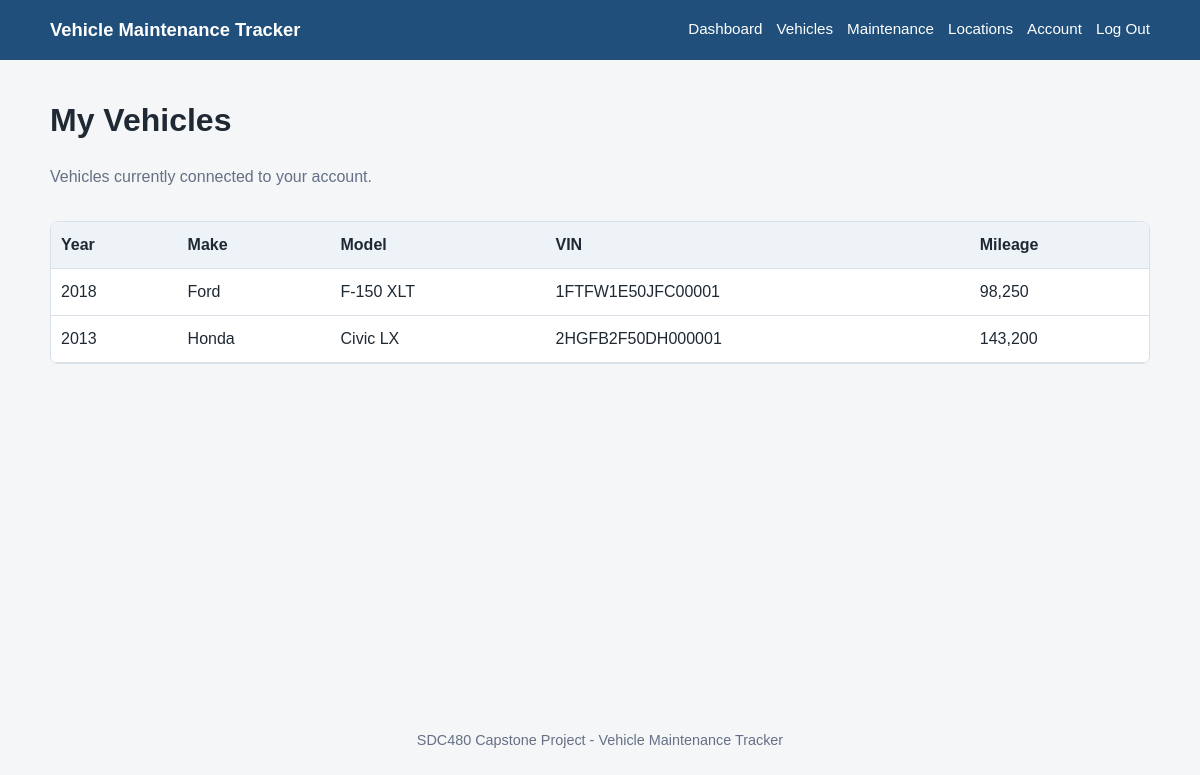
Screenshot of /vehicles.php (signed in) with the database file from the repository.
### tables this page shows
CREATE TABLE vehicles (
    id INT UNSIGNED AUTO_INCREMENT PRIMARY KEY,
    user_id INT UNSIGNED NOT NULL,
    year SMALLINT UNSIGNED NOT NULL,
    make VARCHAR(50) NOT NULL,
    model VARCHAR(50) NOT NULL,
    vin VARCHAR(17) NULL,
    current_mileage INT UNSIGNED NOT NULL DEFAULT 0,
    created_at TIMESTAMP NOT NULL DEFAULT CURRENT_TIMESTAMP,
    CONSTRAINT fk_vehicles_user FOREIGN KEY (user_id) REFERENCES users(id) ON DELETE CASCADE
);

### includes/auth.php (called while the page is built, shortened)
<?php
function e(?string $value): string
{
    return htmlspecialchars($value ?? '', ENT_QUOTES, 'UTF-8');
}

### vehicles.php (the view, shortened to what this page needs)
<?php
require 'includes/auth.php';
require 'config/db.php';
$stmt = $pdo->prepare('SELECT year, make, model, vin, current_mileage FROM vehicles WHERE user_id = ? ORDER BY year DESC, make, model');
$stmt->execute([current_user_id()]);
$vehicles = $stmt->fetchAll();
require 'includes/header.php';
?>
<div class="page-heading"><div><h1>My Vehicles</h1><p class="muted">Vehicles currently connected to your account.</p></div></div>
<div class="table-wrap"><table>
<thead><tr><th>Year</th><th>Make</th><th>Model</th><th>VIN</th><th>Mileage</th></tr></thead>
<tbody>
<?php if (!$vehicles): ?>
<tr><td colspan="5">No vehicles are available yet.</td></tr>
<?php else: foreach ($vehicles as $vehicle): ?>
<tr>
<td><?= e((string)$vehicle['year']) ?></td><td><?= e($vehicle['make']) ?></td><td><?= e($vehicle['model']) ?></td><td><?= e($vehicle['vin']) ?></td><td><?= number_format((int)$vehicle['current_mileage']) ?></td>
</tr>
<?php endforeach; endif; ?>
</tbody></table></div>
<?php require 'includes/footer.php'; ?>

### assets/style.css (style rules this page uses)
:root { --bg: #f4f6f8; --surface: #ffffff; --text: #1f2933; --muted: #667085; --border: #d9e0e7; --accent: #1f4f7a; --accent-dark: #173a59; --success: #2d6a4f; --danger: #9b2c2c; }
* { box-sizing: border-box; }
body { margin: 0; font-family: Arial, Helvetica, sans-serif; background: var(--bg); color: var(--text); line-height: 1.5; }
h1, h2, h3 { margin-top: 0; }
.muted { color: var(--muted); }
table { width: 100%; border-collapse: collapse; background: white; }
th, td { padding: 11px 10px; border-bottom: 1px solid var(--border); text-align: left; vertical-align: top; }
th { background: #eef3f7; }
.table-wrap { overflow-x: auto; border: 1px solid var(--border); border-radius: 8px; }
.page-heading { display: flex; justify-content: space-between; gap: 16px; align-items: center; flex-wrap: wrap; margin-bottom: 16px; }

### rows the page displays
vehicles: year "2018", make "Ford", model "F-150 XLT", vin "1FTFW1E50JFC00001", current_mileage "98,250"
vehicles: year "2013", make "Honda", model "Civic LX", vin "2HGFB2F50DH000001", current_mileage "143,200"
